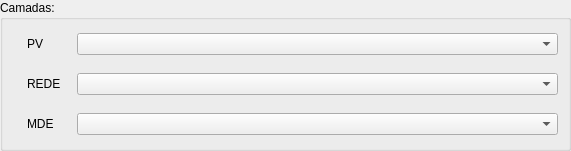
  <widget class="QGroupBox" name="groupBox">
   <property name="geometry">
    <rect>
     <x>9</x>
     <y>30</y>
     <width>571</width>
     <height>151</height>
    </rect>
   </property>
   <property name="title">
    <string>Camadas:</string>
   </property>
   <widget class="QComboBox" name="C_MDE">
    <property name="geometry">
     <rect>
      <x>77</x>
      <y>113</y>
      <width>481</width>
      <height>22</height>
     </rect>
    </property>
   </widget>
   <widget class="QComboBox" name="C_REDE">
    <property name="geometry">
     <rect>
      <x>77</x>
      <y>73</y>
      <width>481</width>
      <height>22</height>
     </rect>
    </property>
   </widget>
   <widget class="QComboBox" name="C_PV">
    <property name="geometry">
     <rect>
      <x>77</x>
      <y>33</y>
      <width>481</width>
      <height>22</height>
     </rect>
    </property>
   </widget>
   <widget class="QLabel" name="PV">
    <property name="geometry">
     <rect>
      <x>27</x>
      <y>33</y>
      <width>101</width>
      <height>21</height>
     </rect>
    </property>
    <property name="font">
     <font>
      <family>MS Shell Dlg 2</family>
      <pointsize>9</pointsize>
     </font>
    </property>
    <property name="text">
     <string>PV</string>
    </property>
    <property name="buddy">
     <cstring>C_PV</cstring>
    </property>
   </widget>
   <widget class="QLabel" name="MDE">
    <property name="geometry">
     <rect>
      <x>27</x>
      <y>113</y>
      <width>71</width>
      <height>21</height>
     </rect>
    </property>
    <property name="font">
     <font>
      <family>MS Shell Dlg 2</family>
      <pointsize>9</pointsize>
     </font>
    </property>
    <property name="text">
     <string>MDE</string>
    </property>
    <property name="buddy">
     <cstring>C_MDE</cstring>
    </property>
   </widget>
   <widget class="QLabel" name="REDE">
    <property name="geometry">
     <rect>
      <x>27</x>
      <y>73</y>
      <width>71</width>
      <height>21</height>
     </rect>
    </property>
    <property name="font">
     <font>
      <family>MS Shell Dlg 2</family>
      <pointsize>9</pointsize>
     </font>
    </property>
    <property name="text">
     <string>REDE</string>
    </property>
    <property name="buddy">
     <cstring>C_REDE</cstring>
    </property>
   </widget>
  </widget>
